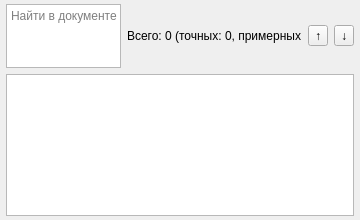
<?xml version="1.0" encoding="UTF-8"?>
<ui version="4.0">
 <class>SearchPanel</class>
 <widget class="QWidget" name="SearchPanel">
  <property name="geometry"><rect><x>0</x><y>0</y><width>360</width><height>220</height></rect></property>
  <layout class="QVBoxLayout" name="verticalLayout">
   <property name="leftMargin"><number>6</number></property>
   <property name="topMargin"><number>4</number></property>
   <property name="rightMargin"><number>6</number></property>
   <property name="bottomMargin"><number>4</number></property>
   <item>
    <layout class="QHBoxLayout" name="searchLayout">
     <item><widget class="QPlainTextEdit" name="searchInput">
      <property name="maximumSize"><size><width>16777215</width><height>64</height></size></property>
      <property name="placeholderText"><string>Найти в документе</string></property>
     </widget></item>
     <item><widget class="QLabel" name="matchCount">
      <property name="text"><string>Всего: 0 (точных: 0, примерных: 0)</string></property>
      <property name="minimumSize"><size><width>175</width><height>0</height></size></property>
     </widget></item>
     <item><widget class="QToolButton" name="previousButton">
      <property name="text"><string>↑</string></property>
      <property name="toolTip"><string>Предыдущее совпадение</string></property>
     </widget></item>
     <item><widget class="QToolButton" name="nextButton">
      <property name="text"><string>↓</string></property>
      <property name="toolTip"><string>Следующее совпадение</string></property>
     </widget></item>
    </layout>
   </item>
   <item><widget class="QListWidget" name="resultsList">
    <property name="minimumSize"><size><width>0</width><height>80</height></size></property>
   </widget></item>
  </layout>
 </widget>
 <resources/><connections/>
</ui>
